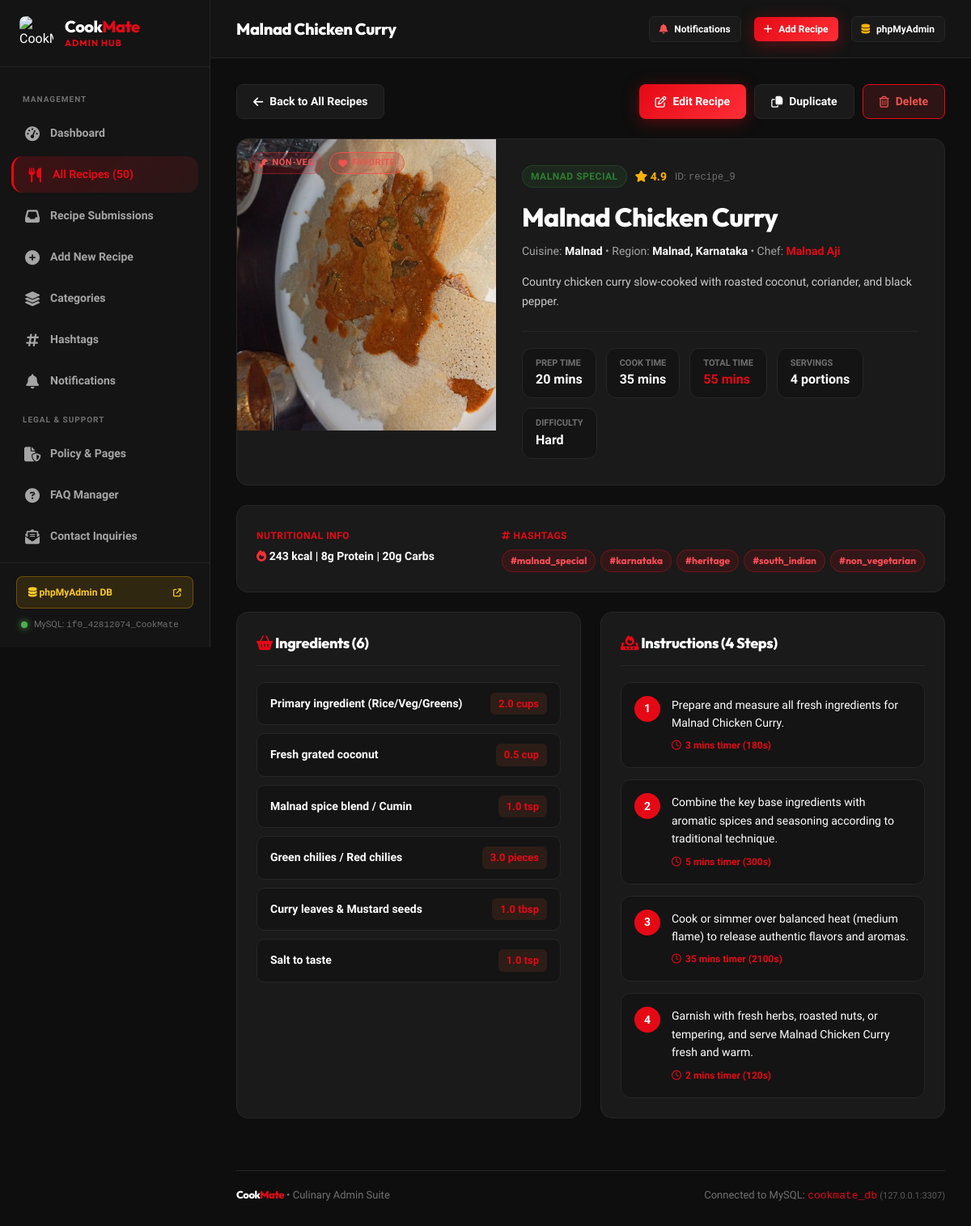
Screenshot of /cookmate_admin_web/recipe-view.php?id=recipe_9 with the database file from the repository.
### tables this page shows
CREATE TABLE `recipes` (
  `id` VARCHAR(64) PRIMARY KEY,
  `title` VARCHAR(255) NOT NULL,
  `description` TEXT,
  `chef_name` VARCHAR(100) DEFAULT 'CookMate Chef',
  `cuisine` VARCHAR(100) DEFAULT 'Indian',
  `image_url` VARCHAR(500) DEFAULT '',
  `prep_time_minutes` INT DEFAULT 15,
  `cook_time_minutes` INT DEFAULT 20,
  `servings` INT DEFAULT 4,
  `difficulty` ENUM('Easy', 'Medium', 'Hard') DEFAULT 'Medium',
  `category_id` VARCHAR(64) DEFAULT 'cat_lunch_dinner',
  `tags` TEXT,
  `is_favorite` TINYINT(1) DEFAULT 0,
  `is_custom` TINYINT(1) DEFAULT 0,
  `is_vegetarian` TINYINT(1) DEFAULT 1,
  `rating` DECIMAL(3,1) DEFAULT 4.7,
  `region` VARCHAR(100) DEFAULT 'Karnataka',
  `subcategory` VARCHAR(100) DEFAULT 'Main Course',
  `nutrition` VARCHAR(255) DEFAULT '',
  `created_at` DATETIME DEFAULT CURRENT_TIMESTAMP,
  INDEX (`category_id`),
  INDEX (`is_vegetarian`),
  INDEX (`cuisine`)
);

CREATE TABLE `categories` (
  `id` VARCHAR(64) PRIMARY KEY,
  `name` VARCHAR(100) NOT NULL,
  `icon_name` VARCHAR(50) DEFAULT 'restaurant',
  `color_hex` VARCHAR(20) DEFAULT '0xFFFF6B35',
  `description` TEXT,
  `created_at` DATETIME DEFAULT CURRENT_TIMESTAMP
);

CREATE TABLE `recipe_ingredients` (
  `id` VARCHAR(64) PRIMARY KEY,
  `recipe_id` VARCHAR(64) NOT NULL,
  `name` VARCHAR(255) NOT NULL,
  `amount` VARCHAR(50) DEFAULT '',
  `unit` VARCHAR(50) DEFAULT '',
  `notes` VARCHAR(255) DEFAULT '',
  `is_optional` TINYINT(1) DEFAULT 0,
  `sort_order` INT DEFAULT 0,
  INDEX (`recipe_id`),
  CONSTRAINT `fk_recipe_ingredients` FOREIGN KEY (`recipe_id`) REFERENCES `recipes` (`id`) ON DELETE CASCADE
);

CREATE TABLE `recipe_instructions` (
  `id` VARCHAR(64) PRIMARY KEY,
  `recipe_id` VARCHAR(64) NOT NULL,
  `step_number` INT NOT NULL,
  `instruction` TEXT NOT NULL,
  `timer_seconds` INT DEFAULT 0,
  `tip` VARCHAR(255) DEFAULT '',
  INDEX (`recipe_id`),
  CONSTRAINT `fk_recipe_instructions` FOREIGN KEY (`recipe_id`) REFERENCES `recipes` (`id`) ON DELETE CASCADE
);

### cookmate_admin_web/recipe-view.php (the view, shortened to what the rows shown need)
<?php
$pdo = get_db_connection();
$id = trim($_GET['id'] ?? '');
$stmt = $pdo->prepare("
    SELECT r.*, c.name AS category_name, c.color_hex AS category_color
    FROM recipes r
    LEFT JOIN categories c ON r.category_id = c.id
    WHERE r.id = ?
");
$stmt->execute([$id]);
$recipe = $stmt->fetch();
$pageTitle = $recipe['title'];
$ingStmt = $pdo->prepare("SELECT * FROM recipe_ingredients WHERE recipe_id = ? ORDER BY sort_order ASC, id ASC");
$ingStmt->execute([$id]);
$ingredients = $ingStmt->fetchAll();
$insStmt = $pdo->prepare("SELECT * FROM recipe_instructions WHERE recipe_id = ? ORDER BY step_number ASC");
$insStmt->execute([$id]);
$instructions = $insStmt->fetchAll();
$thumb = !empty($recipe['image_url']) ? BASE_URL . '/' . ltrim($recipe['image_url'], '/') : BASE_URL . '/assets/images/app_icon.png';
$catColor = !empty($recipe['category_color']) ? str_replace('0xFF', '#', $recipe['category_color']) : '#E50914';
require_once __DIR__ . '/includes/header.php';
?>
<div class="card" style="padding: 0; overflow: hidden; margin-bottom: 24px;">
    <div style="display: flex; flex-wrap: wrap;">
        <div style="flex: 1; min-width: 320px; max-width: 460px; height: 360px; background: var(--cm-surface); position: relative;">
            <img src="<?= htmlspecialchars($thumb) ?>"
                 onerror="this.onerror=null;this.src='<?= BASE_URL ?>/assets/images/app_icon.png';"
                 style="width: 100%; height: 100%; object-fit: cover;"
                 alt="<?= htmlspecialchars($recipe['title']) ?>">
            <div style="position: absolute; top: 16px; left: 16px; display: flex; gap: 8px;">
                <?php if ($recipe['is_vegetarian']): ?>
                    <span class="badge badge-veg"><i class="fa-solid fa-leaf"></i> PURE VEG</span>
                <?php else: ?>
                    <span class="badge badge-nonveg"><i class="fa-solid fa-drumstick-bite"></i> NON-VEG</span>
                <?php endif; ?>
                <?php if ($recipe['is_favorite']): ?>
                    <span class="badge" style="background: rgba(229, 57, 53, 0.2); color: #EF5350; border: 1px solid #EF5350;">
                    </span>
                <?php endif; ?>
            </div>
        </div>
        <div style="flex: 2; min-width: 340px; padding: 32px; display: flex; flex-direction: column; justify-content: space-between;">
            <div>
                <div style="display: flex; align-items: center; gap: 10px; margin-bottom: 12px;">
                    <span class="badge" style="background: <?= $catColor ?>25; color: <?= $catColor ?>; border: 1px solid <?= $catColor ?>50; font-size: 12px;">
                        <?= htmlspecialchars($recipe['category_name'] ?? 'General') ?>
                    </span>
                    <span style="color: var(--cm-gold); font-weight: 800; font-size: 14px;">
                        <i class="fa-solid fa-star"></i> <?= number_format($recipe['rating'], 1) ?>
                    </span>
                    <span style="color: var(--cm-text-muted); font-size: 12px;">
                        ID: <code><?= htmlspecialchars($recipe['id']) ?></code>
                    </span>
                </div>
                <h1 style="font-size: 32px; font-weight: 800; margin-bottom: 8px; color: var(--cm-text-primary);">
                    <?= htmlspecialchars($recipe['title']) ?>
                </h1>
                <div style="font-size: 14px; color: var(--cm-text-secondary); margin-bottom: 16px;">
                    Cuisine: <strong style="color: var(--cm-text-primary);"><?= htmlspecialchars($recipe['cuisine']) ?></strong>
                    • Region: <strong style="color: var(--cm-text-primary);"><?= htmlspecialchars($recipe['region'] ?: 'Traditional') ?></strong>
                    • Chef: <strong style="color: var(--cm-primary);"><?= htmlspecialchars($recipe['chef_name']) ?></strong>
                </div>
                <p style="color: #CCCCCC; font-size: 14px; line-height: 1.7; margin-bottom: 24px;">
                    <?= nl2br(htmlspecialchars($recipe['description'])) ?>
                </p>
            </div>
            <div style="display: flex; flex-wrap: wrap; gap: 12px; border-top: 1px solid var(--cm-border); padding-top: 20px;">
                <div style="background: var(--cm-surface); padding: 10px 16px; border-radius: 12px; border: 1px solid var(--cm-border);">
                    <div style="font-size: 11px; color: var(--cm-text-muted); font-weight: 700; text-transform: uppercase;">Prep Time</div>
                    <div style="font-weight: 800; color: var(--cm-text-primary); font-size: 16px;"><?= $recipe['prep_time_minutes'] ?> mins</div>
                </div>
                <div style="background: var(--cm-surface); padding: 10px 16px; border-radius: 12px; border: 1px solid var(--cm-border);">
                    <div style="font-size: 11px; color: var(--cm-text-muted); font-weight: 700; text-transform: uppercase;">Cook Time</div>
                    <div style="font-weight: 800; color: var(--cm-text-primary); font-size: 16px;"><?= $recipe['cook_time_minutes'] ?> mins</div>
                </div>
                <div style="background: var(--cm-surface); padding: 10px 16px; border-radius: 12px; border: 1px solid var(--cm-border);">
                    <div style="font-size: 11px; color: var(--cm-text-muted); font-weight: 700; text-transform: uppercase;">Total Time</div>
                    <div style="font-weight: 800; color: var(--cm-primary); font-size: 16px;"><?= $recipe['prep_time_minutes'] + $recipe['cook_time_minutes'] ?> mins</div>
                </div>
                <div style="background: var(--cm-surface); padding: 10px 16px; border-radius: 12px; border: 1px solid var(--cm-border);">
                    <div style="font-size: 11px; color: var(--cm-text-muted); font-weight: 700; text-transform: uppercase;">Servings</div>
                    <div style="font-weight: 800; color: var(--cm-text-primary); font-size: 16px;"><?= $recipe['servings'] ?> portions</div>
                </div>
                <div style="background: var(--cm-surface); padding: 10px 16px; border-radius: 12px; border: 1px solid var(--cm-border);">
                    <div style="font-size: 11px; color: var(--cm-text-muted); font-weight: 700; text-transform: uppercase;">Difficulty</div>
                    <div style="font-weight: 800; color: var(--cm-text-primary); font-size: 16px;"><?= htmlspecialchars($recipe['difficulty']) ?></div>
                </div>
            </div>
        </div>
    </div>
</div>
<?php if (!empty($recipe['nutrition']) || !empty($recipe['tags'])): ?>
    <div class="card" style="margin-bottom: 24px;">
        <div style="display: flex; flex-wrap: wrap; justify-content: space-between; gap: 16px;">
            <?php if (!empty($recipe['nutrition'])): ?>
                <div>
                    <span style="font-size: 12px; font-weight: 800; color: var(--cm-primary); text-transform: uppercase; letter-spacing: 0.5px;">Nutritional Info</span>
                    <div style="font-size: 14px; font-weight: 700; color: var(--cm-text-primary); margin-top: 4px;">
                        <i class="fa-solid fa-fire" style="color: var(--cm-secondary);"></i> <?= htmlspecialchars($recipe['nutrition']) ?>
                    </div>
                </div>
            <?php endif; ?>
            <?php if (!empty($recipe['tags'])): ?>
                <div>
                    <div style="display: flex; flex-wrap: wrap; gap: 6px; margin-top: 6px;">
                        <?php
                        require_once __DIR__ . '/includes/tag_functions.php';
                        foreach (explode(',', $recipe['tags']) as $t):
                            $cleanT = normalize_tag($t);
                        ?>
                            <a href="<?= BASE_URL ?>/recipes.php?q=%23<?= urlencode($cleanT) ?>" class="hashtag-chip" style="text-decoration:none; font-size:12px; padding:4px 10px;" title="View all recipes tagged #<?= htmlspecialchars($cleanT) ?>">
                                #<?= htmlspecialchars($cleanT) ?>
                            </a>
                        <?php endforeach; ?>
                    </div>
                </div>
            <?php endif; ?>
        </div>
    </div>
<?php endif; ?>
<div style="display: grid; grid-template-columns: repeat(auto-fit, minmax(360px, 1fr)); gap: 24px;">
    <div class="card">
        <ul style="list-style: none; padding: 0; margin: 0; display: flex; flex-direction: column; gap: 10px;">
            <?php if (empty($ingredients)): ?>
                <li style="color: var(--cm-text-muted); font-size: 14px;">No ingredients recorded.</li>
            <?php else: ?>
                <?php foreach ($ingredients as $ing): ?>
                    <li style="display: flex; justify-content: space-between; align-items: center; background: var(--cm-surface); padding: 12px 16px; border-radius: 10px; border: 1px solid var(--cm-border);">
                        <span style="font-weight: 700; color: var(--cm-text-primary); font-size: 14px;">
                            <?= htmlspecialchars($ing['name']) ?>
                        </span>
                        <span style="font-size: 13px; font-weight: 800; color: var(--cm-primary); background: rgba(255, 107, 53, 0.1); padding: 4px 10px; border-radius: 6px;">
                            <?= htmlspecialchars($ing['amount']) ?> <?= htmlspecialchars($ing['unit']) ?>
                        </span>
                    </li>
                <?php endforeach; ?>
            <?php endif; ?>
        </ul>
    </div>
    <div class="card">
        <div style="display: flex; flex-direction: column; gap: 14px;">
            <?php if (empty($instructions)): ?>
                <p style="color: var(--cm-text-muted); font-size: 14px;">No steps recorded.</p>
            <?php else: ?>
                <?php foreach ($instructions as $ins): ?>
                    <div style="display: flex; gap: 14px; background: var(--cm-surface); padding: 16px; border-radius: 12px; border: 1px solid var(--cm-border);">
                        <span style="background: var(--cm-primary); color: #FFF; width: 32px; height: 32px; border-radius: 50%; display: flex; align-items: center; justify-content: center; font-weight: 800; font-size: 14px; flex-shrink: 0;">
                            <?= $ins['step_number'] ?>
                        </span>
                        <div style="flex: 1;">
                            <p style="margin: 0; font-size: 14px; line-height: 1.6; color: var(--cm-text-primary);">
                                <?= nl2br(htmlspecialchars($ins['instruction'])) ?>
                            </p>
                            <?php if (!empty($ins['timer_seconds']) && $ins['timer_seconds'] > 0): ?>
                                <span style="display: inline-flex; align-items: center; gap: 5px; font-size: 12px; color: var(--cm-primary); margin-top: 8px; font-weight: 700;">
                                    <i class="fa-regular fa-clock"></i> <?= round($ins['timer_seconds'] / 60, 1) ?> mins timer (<?= $ins['timer_seconds'] ?>s)
                                </span>
                            <?php endif; ?>
                        </div>
                    </div>
                <?php endforeach; ?>
            <?php endif; ?>
        </div>
    </div>
</div>
<?php require_once __DIR__ . '/includes/footer.php'; ?>

### cookmate_admin_web/includes/header.php (shortened to what the rows shown need)
<!DOCTYPE html>
<html lang="en">
<head>
    <link rel="stylesheet" href="https://cdnjs.cloudflare.com/ajax/libs/font-awesome/6.4.0/css/all.min.css">
    <link rel="stylesheet" href="<?= BASE_URL ?>/assets/css/admin.css?v=<?= file_exists(__DIR__ . '/../assets/css/admin.css') ? filemtime(__DIR__ . '/../assets/css/admin.css') : time() ?>">
</head>
<body>
    <div class="admin-main">
        <header class="admin-header">
            <div style="display: flex; align-items: center; gap: 14px;">
                <h1 class="admin-header-title"><?= isset($pageTitle) ? htmlspecialchars($pageTitle) : 'Admin Dashboard' ?></h1>
            </div>
        </header>
        <main class="admin-content">

### rows the page displays
recipes: title "Malnad Chicken Curry", image_url (picture), category.name "MALNAD SPECIAL", rating "4.9", id "recipe_9", cuisine "Malnad", region "Malnad, Karnataka", chef_name "Malnad Aji", description "Country chicken curry slow-cooked with roasted coconut, coriander, and black pepper.", prep_time_minutes "20", cook_time_minutes "35", $recipe['prep_time_minutes'] + $recipe['cook_time_minutes'] "55", servings "4", difficulty "Hard", nutrition "243 kcal | 8g Protein | 20g Carbs", tags "malnad_special", tags "karnataka", tags "heritage", tags "south_indian", tags "non_vegetarian"
recipe_ingredients: name "Primary ingredient (Rice/Veg/Greens)", amount "2.0", unit "cups"
recipe_ingredients: name "Fresh grated coconut", amount "0.5", unit "cup"
recipe_ingredients: name "Malnad spice blend / Cumin", amount "1.0", unit "tsp"
recipe_ingredients: name "Green chilies / Red chilies", amount "3.0", unit "pieces"
recipe_ingredients: name "Curry leaves & Mustard seeds", amount "1.0", unit "tbsp"
recipe_ingredients: name "Salt to taste", amount "1.0", unit "tsp"
recipe_instructions: step_number "1", instruction "Prepare and measure all fresh ingredients for Malnad Chicken Curry.", $ins['timer_seconds']/60 "3", timer_seconds "180"
recipe_instructions: step_number "2", instruction "Combine the key base ingredients with aromatic spices and seasoning according to traditional technique.", $ins['timer_seconds']/60 "5", timer_seconds "300"
recipe_instructions: step_number "3", instruction "Cook or simmer over balanced heat (medium flame) to release authentic flavors and aromas.", $ins['timer_seconds']/60 "35", timer_seconds "2100"
recipe_instructions: step_number "4", instruction "Garnish with fresh herbs, roasted nuts, or tempering, and serve Malnad Chicken Curry fresh and warm.", $ins['timer_seconds']/60 "2", timer_seconds "120"

### other values shown
$totalRecipeCount "50"
DB_NAME "if0_42812074_CookMate"
count($ingredients) "6"
count($instructions) "4"
$GLOBALS['cm_connected_db'] "cookmate_db"
$GLOBALS['cm_connected_host'] "127.0.0.1:3307"
